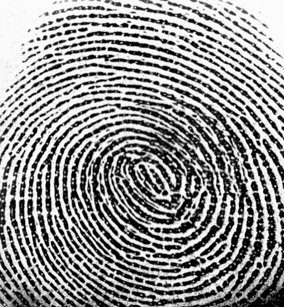
%> input picture Visual Cryptography/1.tif, 284 x 307 px
$ octave backup.m   (GNU Octave 9; MATLAB toolbox functions it lacks are replaced by stand-ins)
%> lines starting %> are read from the running program, lines starting %| are printed output that depends on the picture; in (x1, y1, x2, y2) boxes, pixels count from 0 and x2, y2 are one past the last pixel; in counts of white or black regions, pixels touching at a corner belong together; the program's own positions count from 1
### Visual Cryptography/VisCrypt.m
function [share1, share2, share12] = VisCrypt(inImg)

s = size(inImg);
share1 = zeros(s(1), (s(2)));
share2 = zeros(s(1), (s(2)));
%disp(s);
%%White Pixel Processing
%White Pixel share combinations
%disp('White Pixel Processing...');
s1a=[1 0];
s1b=[1 0];
[x y] = find(inImg == 1);
len = length(x);

for i=1:len
    a=x(i);b=y(i);
    pixShare=generateShare(s1a,s1b);
    share1((a),(2*b-1):(2*b))=pixShare(1,1:2);
    share2((a),(2*b-1):(2*b))=pixShare(2,1:2);
end

%Black Pixel Processing
%Black Pixel share combinations
%disp('Black Pixel Processing...');
s0a=[1 0];
s0b=[0 1];
[x y] = find(inImg == 0);
len = length(x);

for i=1:len
    a=x(i);b=y(i);
    pixShare=generateShare(s0a,s0b);
    share1((a),(2*b-1):(2*b))=pixShare(1,1:2);
    share2((a),(2*b-1):(2*b))=pixShare(2,1:2);
end

share12=bitor(share1, share2);
share12 = ~share12;
n=size(share12);

share12=pixelexp(s,share12);
%m=size(share12);
%m
%disp('Share Generation Completed.');

### Visual Cryptography/generateShare.m

function out = generateShare(a,b)

a1 = a(1);
a2 = a(2);
b1 = b(1);
b2 = b(2);

in = [a
      b];
out = zeros(size(in));
randNumber = floor(1.9*rand(1));

if (randNumber == 0)
    out = in;
elseif (randNumber == 1)
    a(1) = a2;
    a(2) = a1;
    b(1) = b2;
    b(2) = b1;
    out = [a
           b];
end

### Visual Cryptography/pixelexp.m
function [share]= pixelexp(s,share12)
share=zeros(s(1),s(2));
j=1;
for k=1:s(2)
    for i=1:s(1)
        share(i,k) = share12(i,j)+share12(i,j+1);

    end
    j=j+2;
end
end

### Visual Cryptography/backup.m
inImg_1 = imread('1.tif');
%> inImg_1 is the input picture: size 307x284 uint8; min 0, max 255, mean 143.9
inImg = im2bw(inImg_1, 0.3);
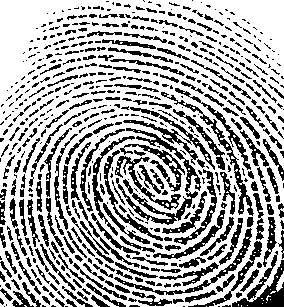
%> inImg: size 307x284 logical; 67.1% white; 576 black regions (310 under 20 px), largest, box (x1, y1, x2, y2) and area: (116, 128, 201, 225) 1286, (123, 107, 215, 170) 796, (161, 92, 254, 216) 770
figure;


%-----------------
%a=[1 0 1];
%b=[0 1 0];
%c=[1 1 1];

%inImg=[a
%b
%c]
%-----------------
imshow(inImg);title('Secret Image');
%Visual Cryptography
[share1, share2, share12] = VisCrypt(inImg);
%> in VisCrypt, `[x y] = find(inImg == 1);`: x = 58460 values from 1 to 307; y = 58460 values from 1 to 284
%> in VisCrypt, `len = length(x);`: len = 58460
%> the loop in VisCrypt, `for i=1:len` made 58460 passes
%> pixShare on passes 1 to 3: [0 1; 0 1], [0 1; 0 1], [1 0; 1 0]
%> after the loop in VisCrypt, `for i=1:len`:
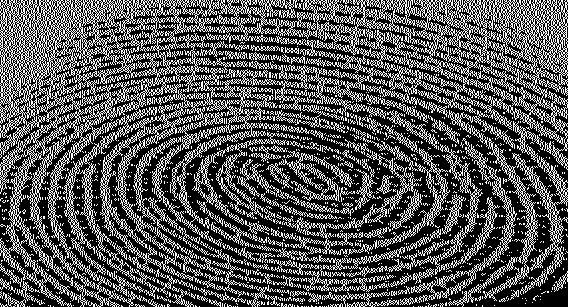
%> share1: size 307x568 double; values 0 (black) and 1 (white), 33.5% white in thin lines or dots
%> in VisCrypt, `[x y] = find(inImg == 0);`: x = 28728 values from 1 to 307; y = 28728 values from 1 to 284
%> in VisCrypt, `len = length(x);`: len = 28728
%> the loop in VisCrypt, `for i=1:len` made 28728 passes
%> (a, pixShare) on passes 1 to 3: (125, [0 1; 1 0]), (139, [0 1; 1 0]), (140, [0 1; 1 0])
%> after the loop in VisCrypt, `for i=1:len`:
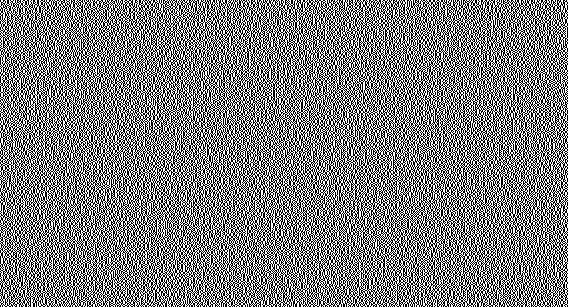
%> share1: size 307x568 double; values 0 (black) and 1 (white), 50% white in thin lines or dots
%> after the loop in VisCrypt, `for i=1:len`:
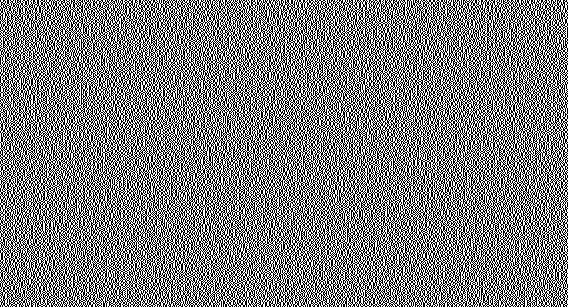
%> share2: size 307x568 double; values 0 (black) and 1 (white), 50% white in thin lines or dots
%> in VisCrypt, `share12=bitor(share1, share2);`:
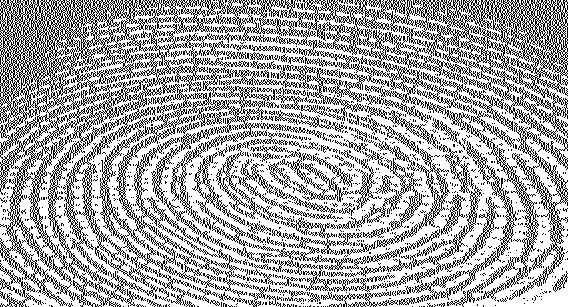
%> share12: size 307x568 double; values 0 (black) and 1 (white), 66.5% white; black in thin lines or dots
%> in VisCrypt, `share12 = ~share12;`: share12: size 307x568 logical; 33.5% white in thin lines or dots

%Outputs
figure;imshow(share1);title('Share 1');
figure;imshow(share2);title('Share 2');

figure;imshow(share12);title('Overlapping Share 1 & 2');

imwrite(share1,'Share1.png');
imwrite(share2,'Share2.png');
imwrite(share12,'Overlapped.png');
toc;
